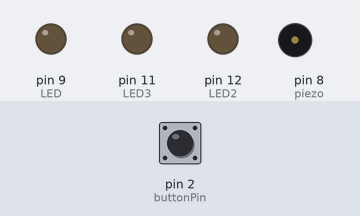
The sketch below on a simulated Arduino Uno, built with avr-gcc and run on an emulated ATmega328P. Parts: output pins drawn as LEDs (lit = HIGH), buzzer (waves = sounding). Inputs (shaded band) come from the test bench; at power-on: pin 2 (buttonPin) LOW.

Above: at 1.2 s.
1.3 s: pin 2 (buttonPin) pulled HIGH for 0.15 s
At 1.8 s:
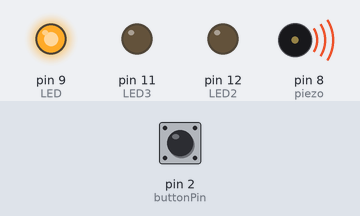
At 2.6 s:
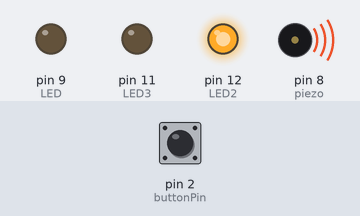
7.4 s: pin 2 (buttonPin) pulled HIGH for 1 s
At 10.0 s:
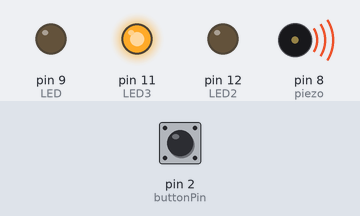
Timing chart, 0 to 16.4 s (numbered marks = the images above; inputs shaded):
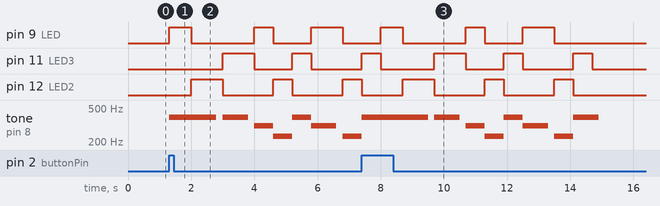

The sketch:

AngelPadilla_DarthVaderTheme.ino
```cpp
//Angel Padilla - Darth Vader Theme

//So in this sketch I essentially assigned the push button to play the
//piezo notes as well as having those notes synced with the LED's. It's a
//9 note chiptune melody of the Darth Vader Theme from Star Wars.

const int buttonPin = 2;
const int piezo = 8;
const int LED = 9;
const int LED2 = 12;
const int LED3 = 11;


int buttonState = 0;

void setup() {

    pinMode(LED, OUTPUT);
    pinMode(LED2, OUTPUT);
    pinMode(LED3, OUTPUT);
    pinMode(buttonPin, INPUT);

}

void loop() {

  buttonState = digitalRead(buttonPin);

  if (buttonState == HIGH) {
  digitalWrite(LED, HIGH);
  tone(piezo, 392.00, 800);
  delay(700);
  digitalWrite(LED, LOW);
  digitalWrite(LED2, HIGH);
  tone(piezo, 392.00, 800);
  delay(1000);
  digitalWrite(LED2, LOW);
  digitalWrite(LED3, HIGH);
  tone(piezo, 392.00, 800);
  delay(1000);
  digitalWrite(LED3, LOW);
  digitalWrite(LED, HIGH);
  tone(piezo, 311.13, 800);
  delay(600);
  digitalWrite(LED, LOW);
  digitalWrite(LED2, HIGH);
  tone(piezo, 233.08, 800);
  delay(600);
  digitalWrite(LED2, LOW);
  digitalWrite(LED3, HIGH);
  tone(piezo, 392.00, 800);
  delay(600);
  digitalWrite(LED3, LOW);
  digitalWrite(LED, HIGH);
  tone(piezo, 311.13, 800);
  delay(1000);
  digitalWrite(LED, LOW);
  digitalWrite(LED2, HIGH);
  tone(piezo, 233.08, 800);
  delay(600);
  digitalWrite(LED2, LOW);
  digitalWrite(LED3, HIGH);
  tone(piezo, 392.00, 800);
  delay(600);


  digitalWrite(LED, LOW);
  digitalWrite(LED2, LOW);
  digitalWrite(LED3, LOW);


//I assigned the code so that after the chiptune is played, the LED's all go off
//at once. This is what I have so far.


  }
  }
```

Measured:
- after the input at 1.3 s, pin 9 (LED): goes HIGH 0.70 s, LOW 2.0 s, HIGH 0.60 s, LOW 1.2 s, HIGH 1.0 s, then LOW, starting at once; pin 11 (LED3): LOW → HIGH after 1.7 s, → LOW 1.0 s later, → HIGH 1.2 s later, → LOW 0.60 s later
- after the input at 7.4 s, pin 9 (LED): goes HIGH 0.70 s, LOW 2.0 s, HIGH 0.60 s, LOW 1.2 s, HIGH 1.0 s, then LOW, starting after 0.60 s
